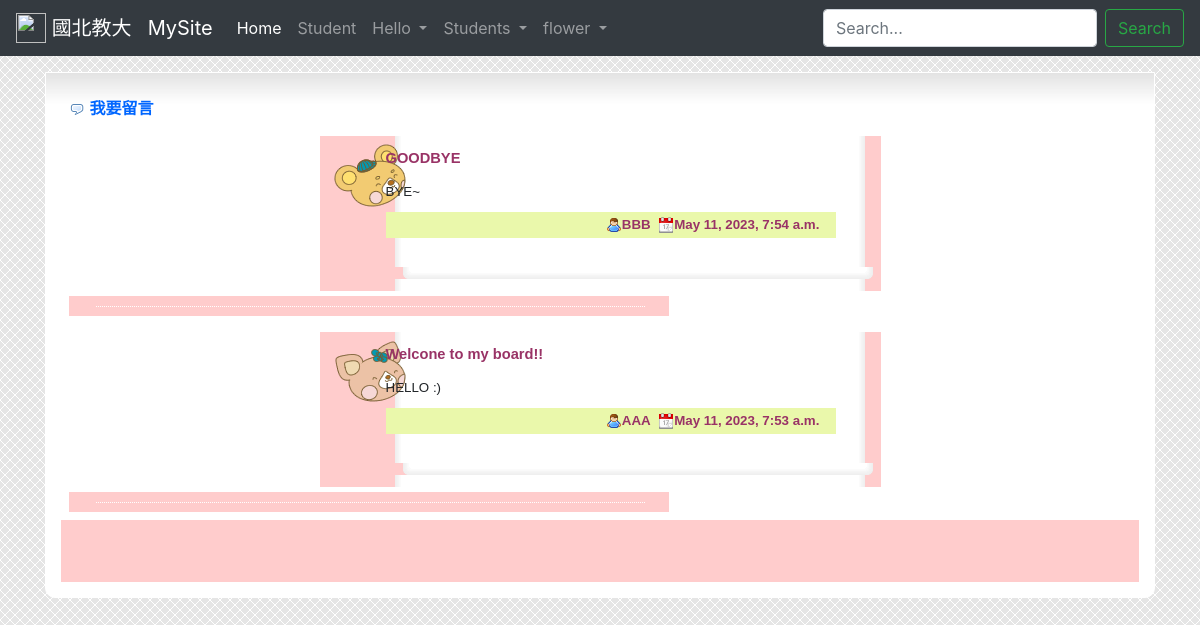
/showpost/, run on the app's committed database.
### boardapp/models.py (models this page shows, shortened)
class BoardUnit(models.Model):
    bname = models.CharField(max_length = 20, null = False)
    btitle = models.CharField(max_length = 100, null = False)
    bgender = models.CharField(max_length = 2, default = 'F', null = False)
    bcontent = models.TextField(null = False)
    btime = models.DateTimeField(auto_now = True)
    bemail = models.EmailField(max_length = 100, blank = True, default = '')
    bresponse = models.TextField(blank = True, default = '')

### boardapp/views.py (the view)
# urls.py: path('showpost/', bviews.showpost),
def showpost(request, pageindex=None):  #首頁
	global page  #重複開啟本網頁時需保留 page1 的值
	pagesize = 3  #每頁顯示的資料筆數
	boardall = models.BoardUnit.objects.all().order_by('-id')  #讀取資料表,依時間遞減排序
	datasize = len(boardall)  #資料筆數
	totpage = math.ceil(datasize / pagesize)  #總頁數
	if pageindex==None:  #無參數
		page = 0
		boardunits = models.BoardUnit.objects.order_by('-id')[:pagesize]
	elif pageindex=='prev':  #上一頁
		start = (page-1)*pagesize  #該頁第1筆資料
		if start >= 0:  #有前頁資料就顯示
			boardunits = models.BoardUnit.objects.order_by('-id')[start:(start+pagesize)]
			page -= 1
	elif pageindex=='next':  #下一頁
		start = (page+1)*pagesize  #該頁第1筆資料
		if start < datasize:  #有下頁資料就顯示
			boardunits = models.BoardUnit.objects.order_by('-id')[start:(start+pagesize)]
			page += 1
	currentpage = page + 1  #將目頁前頁面以區域變數傳回html
	return render(request, "boardapp/showpost.html", locals())

### templates/boardapp/showpost.html (shortened to what this page needs)
{% extends "base.html" %}
{% load static %}
{% block content %}
<br>
<br>
<br>
<link href = "{% static 'css/board.css' %}" rel="stylesheet" type="text/css"/>
<div class="contentbox">
	<table width="100%">
		<tr>
			<td>
				<img src="{% static 'images/comment.png' %}" width="16" height="16" align="absmiddle" /> <a href="/addpost/">我要留言</a>
			</td>
		</tr>
  	{% for unit in boardunits %}
	<tr>
	  <td>
		  <table width="545" border="0" align="center" cellpadding="0" cellspacing="0" background="{% static 'images/g_r5_c4.png' %}">
		  	<tr>
			  <td>
				<div class="floorDiv">
					{% if unit.bgender == "M" %}
						<img src="{% static 'images/boy.png' %}" width="72" height="63" />
					{% else %}
						<img src="{% static 'images/girl.png' %}" width="72" height="63" />
					{% endif %}
				</div>
				<div class="contentDiv">
				  <p class="title">{{unit.btitle}}</p>
				  <p>{{unit.bcontent}}</p>
				  <p class="editor"><img src="{% static 'images/user.png' %}" width="16" height="16" align="absmiddle">{{unit.bname}}&nbsp;
					<img src="{% static 'images/date.png' %}" width="16" height="16" align="absmiddle">{{unit.btime}}&nbsp;
				  </p>
				</div>
			  </td>
			</tr>
			<tr>
			  <td><img name="g_r7_c4" src="{% static 'images/g_r7_c4.png' %}" width="545" height="12" border="0" alt=""></td>
			</tr>
		  </table>
		  <span class="functionDiv">
			  <img src="{% static 'images/g_r9_c3.png' %}" width="600" height="20" border="0" />
		  </span>
		</td>
	</tr>
  	{% empty %}
		<tr>
		  <td background="{% static 'images/g_r3_c3.png' %}">
			  <div class="messageDiv"><img src="{% static 'images/exclamation.png' %}" width="16" height="16" align="absmiddle"> 目前沒有新的資料，歡迎您留言。</div></td>
		</tr>
	{% endfor %}
		<tr>
			<td background="{% static 'images/g_r3_c3.png' %}">
			  <div class="pagebutton">
			  </div>
			</td>
		</tr>
		<tr>
			<td background="{% static 'images/g_r3_c3.png' %}">
		</tr>
	</table>
</div>
{% endblock %}

### templates/base.html (shortened to what this page needs)
<!DOCTYPE html>
<html lang="en">
<head>
    <link rel="stylesheet" href="style.css">
    {% load static %}
    <link href = "{% static 'css/style.css' %}" rel="stylesheet" type="text/css"/>
    <link rel="stylesheet" href="https://cdn.jsdelivr.net/npm/bootstrap@4.6.2/dist/css/bootstrap.min.css">
</head>
<body>
    <nav class="navbar navbar-expand-md navbar-dark bg-dark fixed-top" style="background-color: #e3f2fd;">
        <a class="navbar-brand">
            <img src="https://www.ntue.edu.tw/var/file/0/1000/img/368/footlogo.png" width="30" height="30" class="d-inline-block align-top" alt="">
            國北教大
        </a>
        <a class="navbar-brand" href="/">MySite</a>
        <div class="collapse navbar-collapse" id="navbarsExampleDefault">
            <ul class="navbar-nav mr-auto">
                <li class="nav-item active">
                    <a class="nav-link" href="/">Home <span class="sr-only">(current)</span></a>
                </li>
                <li class="nav-item ">
                    <a class="nav-link" href="/std">Student <span class="sr-only">(current)</span></a>
                </li>
                <li class="nav-item dropdown">
                    <a class="nav-link dropdown-toggle" href="/" role="button" data-toggle="dropdown" aria-expanded="false">
                      Hello
                    </a>
                </li>
                <li class="nav-item dropdown">
                    <a class="nav-link dropdown-toggle" href="/" role="button" data-toggle="dropdown" aria-expanded="false">
                      Students
                    </a>
                </li>
                <li class="nav-item dropdown">
                    <a class="nav-link dropdown-toggle" href="/" role="button" data-toggle="dropdown" aria-expanded="false">
                      flower
                    </a>
                </li>
            </ul>
            <form action="/flower/" method="get" class="form-inline mt-2 mt-md-0">
                <input id="q" name="q" value="{{ request.GET.q }}" class="form-control mr-sm-2" type="text" placeholder="Search..." aria-label="Search">
                <button class="btn btn-outline-success my-2 my-sm-0" type="submit">Search</button>
            </form>
        </div>
    </nav>
    <main role="main" class="container">
    <div id="content">
        {% block content %}{% endblock %}
    </div>
    </main>
</body>
</html>

### boardapp/static/css/style.css (style rules this page uses)
html, body { margin: 0; padding: 0; height: 100%; border: none; }
body { margin-left: 0px; margin-top: 0px; margin-right: 0px; margin-bottom: 0px; background-image: url(images/bg.gif); }
form { margin: 0px; }
.contentDiv { float: left; width: 450px; margin-top: 0px; margin-right: 10px; margin-bottom: 0px; margin-left: 10px; }
.contentDiv .title { font-family: Arial, Helvetica, sans-serif; font-size: 11pt; line-height: 28px; font-weight: bold; color: #993366; margin-top: 0px; margin-bottom: 5px; }
.contentDiv p { font-family: Arial, Helvetica, sans-serif; font-size: 10pt; line-height: 150%; margin-top: 0px; margin-bottom: 10px; }
.contentDiv .editor { font-family: Arial, Helvetica, sans-serif; font-size: 10pt; line-height: 120%; font-weight: bold; color: #993366; text-align: right; background-color: #EAF8AB; padding: 5px; margin-top: 5px; margin-right: 0px; margin-bottom: 5px; margin-left: 0px; }
.functionDiv { font-size: 10pt; line-height: 16px; color: #666; }
.floorDiv { width: 48px; padding-right: 20px; float: left; height: 64px; padding-left: 6px; }
.pagebutton { height: 30px; margin-right: auto; margin-left: auto; text-align: center; }

### static/css/style.css (style rules this page uses)
html, body { height: 100%; }
body { height: 100%; font-family: Arial, Helvetica, sans-serif; font-size: 13px; margin: 0; padding: 0; background:#eaeaea }
p { padding: 0; font-size: 11pt; line-height: 150%; }
ul, li { list-style: none; padding: 0; margin: 0; }
img { border: none; }
table { border-collapse: collapse; }
th,td { padding: 8px; }
table tr td a { text-decoration: none; font-weight: bold; color: #06F; }
.contentbox { overflow: auto; border: 1px solid #fff; padding: 15px; background: #fff url(images/bg_fade_med.png) repeat-x top; border-bottom-left-radius: 10px; border-bottom-right-radius: 10px; -moz-border-radius-bottomright: 10px; -moz-border-radius-bottomleft: 10px; }

### static/css/board.css (style rules this page uses)
html, body { margin: 0; padding: 0; height: 100%; border: none; }
body { margin-left: 0px; margin-top: 0px; margin-right: 0px; margin-bottom: 0px; background-image: url(images/bg.gif); }
form { margin: 0px; }
.contentDiv { float: left; width: 450px; margin-top: 0px; margin-right: 10px; margin-bottom: 0px; margin-left: 10px; }
.contentDiv .title { font-family: Arial, Helvetica, sans-serif; font-size: 11pt; line-height: 28px; font-weight: bold; color: #993366; margin-top: 0px; margin-bottom: 5px; }
.contentDiv p { font-family: Arial, Helvetica, sans-serif; font-size: 10pt; line-height: 150%; margin-top: 0px; margin-bottom: 10px; }
.contentDiv .editor { font-family: Arial, Helvetica, sans-serif; font-size: 10pt; line-height: 120%; font-weight: bold; color: #993366; text-align: right; background-color: #EAF8AB; padding: 5px; margin-top: 5px; margin-right: 0px; margin-bottom: 5px; margin-left: 0px; }
.functionDiv { font-size: 10pt; line-height: 16px; color: #666; }
.floorDiv { width: 48px; padding-right: 20px; float: left; height: 64px; padding-left: 6px; }
.pagebutton { height: 30px; margin-right: auto; margin-left: auto; text-align: center; }

### data on the page
BoardUnit: btitle "GOODBYE", bcontent "BYE~", bname "BBB", btime "May 11, 2023, 7:54 a.m."
BoardUnit: btitle "Welcone to my board!!", bcontent "HELLO :)", bname "AAA", btime "May 11, 2023, 7:53 a.m."
